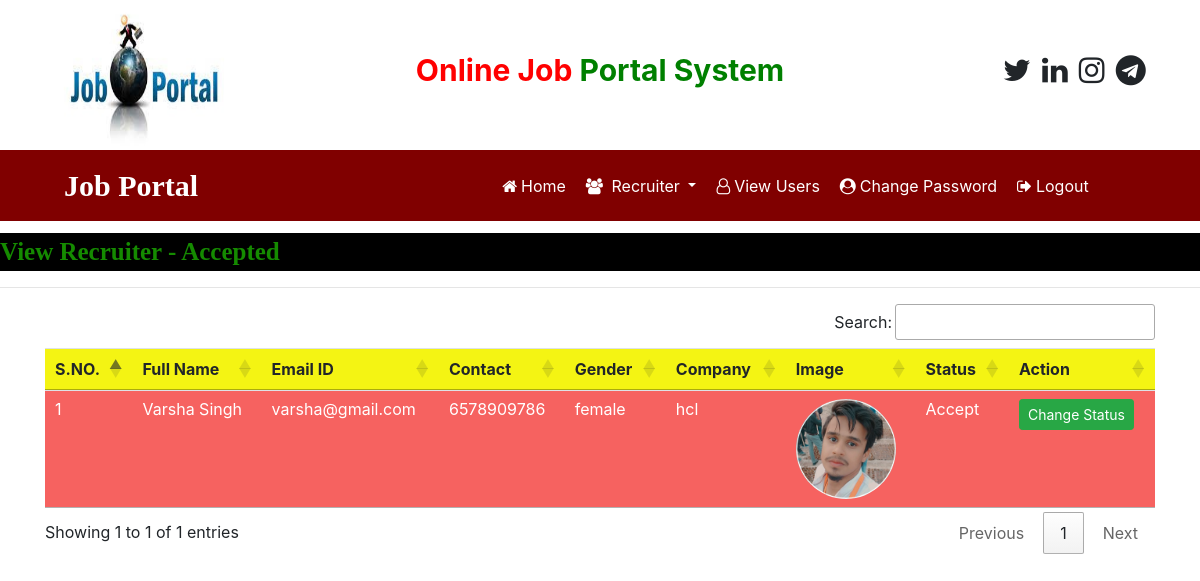
/recruiter_accepted (signed in), run on the app's committed database.
### job/models.py (models this page shows, shortened)
class Recruiter(models.Model):
    user = models.ForeignKey(User,on_delete=models.CASCADE)
    mobile = models.CharField(max_length=150,null=True)
    image = models.FileField(null=True)
    gender = models.CharField(max_length=250,null=True)
    company = models.CharField(max_length=250,null=True)
    type = models.CharField(max_length=130,null=True)
    status = models.CharField(max_length=130,null=True)

### job/views.py (the view)
# urls.py: path('recruiter_accepted',  recruiter_accepted,  name="recruiter_accepted"),
def recruiter_accepted(request):
    if not request.user.is_authenticated:
        return redirect('admin_login')
    data = Recruiter.objects.filter(status='Accept')
    d = {'data':data}
    return render(request,'recruiter_accepted.html',d)

### job/templates/recruiter_accepted.html
{% load static %}
{% block body %}
{% include 'admin_navigation.html' %}
<marquee style="font-family : 'Monotype Corsiva'; font-size:25px ; color : rgb(21, 139, 0) ; background-color : black ;font-weight: bold ; margin-top : 1%">
    View Recruiter - Accepted
</marquee>
 <hr>
<div class="container">
<table class="table table-hover" id="example">
    <thead>
        <tr style="background-color: rgb(244, 244, 19) ">
            <th>S.NO.</th>
            <th>Full Name</th>
            <th>Email ID</th>
            <th>Contact</th>
            <th>Gender</th>
            <th>Company</th>
            <th>Image</th>
            <th>Status</th>
            <th>Action</th>
        </tr>
    </thead>
    <tbody>
    {% for i in data %}
    <tr style="background-color: #f66260  ;color: white;">
        <td>{{forloop.counter}}</td>
        <td>{{i.user.first_name}} {{i.user.last_name}}</td>
        <td>{{i.user.username}}</td>
        <td>{{i.mobile}}</td>
        <td>{{i.gender}}</td>
        <td>{{i.company}}</td>
        <td><img src = "{{i.image.url}}" style="width : 100px ; height : 100px ; border-radius: 50%;  " ></td>
        <td>{{i.status}}</td>
        <td><a href="{% url 'change_status' i.id %}" class="btn btn-success btn-sm" >Change Status</a></td>
    </tr>
    {% endfor %}
    </tbody>
</table>
</div>
{% endblock %}

### data on the page
Recruiter: user.first_name "Varsha", user.last_name "Singh", user.username "varsha@gmail.com", mobile "6578909786", gender "female", company "hcl", image (picture), status "Accept"
